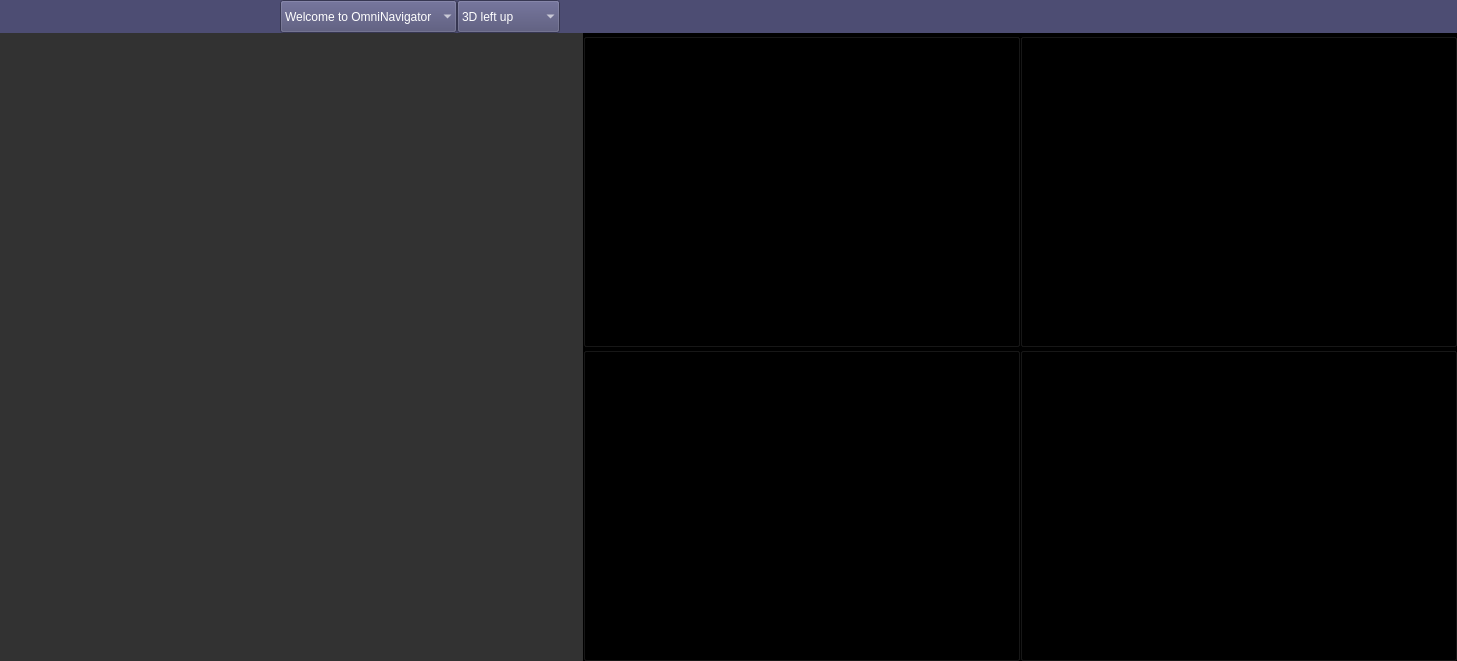
<?xml version="1.0" encoding="UTF-8"?>
<ui version="4.0">
 <class>BaseClass</class>
 <widget class="QMainWindow" name="BaseClass">
  <property name="geometry">
   <rect>
    <x>0</x>
    <y>0</y>
    <width>1457</width>
    <height>661</height>
   </rect>
  </property>
  <property name="sizePolicy">
   <sizepolicy hsizetype="Maximum" vsizetype="Maximum">
    <horstretch>0</horstretch>
    <verstretch>0</verstretch>
   </sizepolicy>
  </property>
  <property name="contextMenuPolicy">
   <enum>Qt::PreventContextMenu</enum>
  </property>
  <property name="windowTitle">
   <string>OmniNavigator</string>
  </property>
  <property name="styleSheet">
   <string notr="true">background-color: rgb(77,77,115);
font: 700 9pt &quot;Microsoft YaHei UI&quot;;
color: rgb(255, 255, 255);</string>
  </property>
  <widget class="QWidget" name="centralwidget">
   <property name="sizePolicy">
    <sizepolicy hsizetype="Expanding" vsizetype="Ignored">
     <horstretch>0</horstretch>
     <verstretch>0</verstretch>
    </sizepolicy>
   </property>
   <property name="contextMenuPolicy">
    <enum>Qt::DefaultContextMenu</enum>
   </property>
   <property name="locale">
    <locale language="English" country="UnitedStates"/>
   </property>
   <layout class="QHBoxLayout" name="horizontalLayout" stretch="0">
    <property name="spacing">
     <number>0</number>
    </property>
    <property name="sizeConstraint">
     <enum>QLayout::SetDefaultConstraint</enum>
    </property>
    <property name="leftMargin">
     <number>0</number>
    </property>
    <property name="topMargin">
     <number>0</number>
    </property>
    <property name="rightMargin">
     <number>0</number>
    </property>
    <property name="bottomMargin">
     <number>0</number>
    </property>
    <item>
     <widget class="QWidget" name="oper_vis_widget" native="true">
      <layout class="QVBoxLayout" name="whole_layout" stretch="5,95">
       <property name="spacing">
        <number>0</number>
       </property>
       <property name="leftMargin">
        <number>0</number>
       </property>
       <property name="topMargin">
        <number>0</number>
       </property>
       <property name="rightMargin">
        <number>0</number>
       </property>
       <property name="bottomMargin">
        <number>0</number>
       </property>
       <item>
        <widget class="QWidget" name="manu_widget" native="true">
         <layout class="QHBoxLayout" name="manubar" stretch="2,2,2,2,2,6,3,2,2,2,2,2,2,2,2,2,2,2,2,2,2,2,2">
          <property name="spacing">
           <number>0</number>
          </property>
          <property name="leftMargin">
           <number>0</number>
          </property>
          <property name="topMargin">
           <number>0</number>
          </property>
          <property name="rightMargin">
           <number>0</number>
          </property>
          <property name="bottomMargin">
           <number>0</number>
          </property>
          <item>
           <widget class="QPushButton" name="file_btn">
            <property name="sizePolicy">
             <sizepolicy hsizetype="Expanding" vsizetype="Expanding">
              <horstretch>0</horstretch>
              <verstretch>0</verstretch>
             </sizepolicy>
            </property>
            <property name="toolTip">
             <string>Import file</string>
            </property>
            <property name="styleSheet">
             <string notr="true">background-color: rgb(50, 50, 50);
image: url(:/Manubar/text.png);</string>
            </property>
            <property name="text">
             <string/>
            </property>
            <property name="default">
             <bool>false</bool>
            </property>
            <property name="flat">
             <bool>true</bool>
            </property>
           </widget>
          </item>
          <item>
           <widget class="QPushButton" name="folder_btn">
            <property name="sizePolicy">
             <sizepolicy hsizetype="Expanding" vsizetype="Expanding">
              <horstretch>0</horstretch>
              <verstretch>0</verstretch>
             </sizepolicy>
            </property>
            <property name="toolTip">
             <string>Import folder</string>
            </property>
            <property name="styleSheet">
             <string notr="true">background-color: rgb(50, 50, 50);
image: url(:/Manubar/folder.png);</string>
            </property>
            <property name="text">
             <string/>
            </property>
            <property name="flat">
             <bool>true</bool>
            </property>
           </widget>
          </item>
          <item>
           <widget class="QPushButton" name="save_btn">
            <property name="sizePolicy">
             <sizepolicy hsizetype="Expanding" vsizetype="Expanding">
              <horstretch>0</horstretch>
              <verstretch>0</verstretch>
             </sizepolicy>
            </property>
            <property name="toolTip">
             <string>Save all</string>
            </property>
            <property name="styleSheet">
             <string notr="true">background-color: rgb(50, 50, 50);
image: url(:/Manubar/save.png);</string>
            </property>
            <property name="text">
             <string/>
            </property>
            <property name="flat">
             <bool>true</bool>
            </property>
           </widget>
          </item>
          <item>
           <widget class="QPushButton" name="setting_btn">
            <property name="sizePolicy">
             <sizepolicy hsizetype="Expanding" vsizetype="Expanding">
              <horstretch>0</horstretch>
              <verstretch>0</verstretch>
             </sizepolicy>
            </property>
            <property name="styleSheet">
             <string notr="true">background-color: rgb(50, 50, 50);
image: url(:/Manubar/setting.png);</string>
            </property>
            <property name="text">
             <string/>
            </property>
            <property name="flat">
             <bool>true</bool>
            </property>
           </widget>
          </item>
          <item>
           <widget class="QPushButton" name="cross_line_btn">
            <property name="sizePolicy">
             <sizepolicy hsizetype="Expanding" vsizetype="Expanding">
              <horstretch>0</horstretch>
              <verstretch>0</verstretch>
             </sizepolicy>
            </property>
            <property name="styleSheet">
             <string notr="true">background-color: rgb(50, 50, 50);
image: url(:/Manubar/cross_line.png);</string>
            </property>
            <property name="text">
             <string/>
            </property>
            <property name="flat">
             <bool>true</bool>
            </property>
           </widget>
          </item>
          <item>
           <widget class="QComboBox" name="modules_cbb">
            <property name="sizePolicy">
             <sizepolicy hsizetype="Expanding" vsizetype="Expanding">
              <horstretch>0</horstretch>
              <verstretch>0</verstretch>
             </sizepolicy>
            </property>
            <property name="layoutDirection">
             <enum>Qt::LeftToRight</enum>
            </property>
            <property name="styleSheet">
             <string notr="true">background-color: rgb(77,77,115);</string>
            </property>
            <property name="frame">
             <bool>false</bool>
            </property>
            <item>
             <property name="text">
              <string>Welcome to OmniNavigator</string>
             </property>
            </item>
           </widget>
          </item>
          <item>
           <widget class="QComboBox" name="layout_cbb">
            <property name="sizePolicy">
             <sizepolicy hsizetype="Expanding" vsizetype="Expanding">
              <horstretch>0</horstretch>
              <verstretch>0</verstretch>
             </sizepolicy>
            </property>
            <property name="styleSheet">
             <string notr="true">background-color: rgb(77,77,115);</string>
            </property>
            <property name="currentText">
             <string>3D left up</string>
            </property>
            <property name="frame">
             <bool>false</bool>
            </property>
            <item>
             <property name="text">
              <string>3D left up</string>
             </property>
            </item>
            <item>
             <property name="text">
              <string>3D left down</string>
             </property>
            </item>
            <item>
             <property name="text">
              <string>3D right up</string>
             </property>
            </item>
            <item>
             <property name="text">
              <string>3D right down</string>
             </property>
            </item>
            <item>
             <property name="text">
              <string>3D up</string>
             </property>
            </item>
            <item>
             <property name="text">
              <string>3D bottom</string>
             </property>
            </item>
            <item>
             <property name="text">
              <string>3D left</string>
             </property>
            </item>
            <item>
             <property name="text">
              <string>3D right</string>
             </property>
            </item>
           </widget>
          </item>
          <item>
           <widget class="QLabel" name="regis_mark0">
            <property name="styleSheet">
             <string notr="true">background-color: rgb(77,77,115);</string>
            </property>
            <property name="text">
             <string/>
            </property>
           </widget>
          </item>
          <item>
           <widget class="QLabel" name="regis_mark1">
            <property name="sizePolicy">
             <sizepolicy hsizetype="Expanding" vsizetype="Expanding">
              <horstretch>0</horstretch>
              <verstretch>0</verstretch>
             </sizepolicy>
            </property>
            <property name="styleSheet">
             <string notr="true">background-color: rgb(77,77,115);</string>
            </property>
            <property name="text">
             <string/>
            </property>
           </widget>
          </item>
          <item>
           <widget class="QLabel" name="regis_mark2">
            <property name="styleSheet">
             <string notr="true">background-color: rgb(77,77,115);</string>
            </property>
            <property name="text">
             <string/>
            </property>
           </widget>
          </item>
          <item>
           <widget class="QLabel" name="regis_mark3">
            <property name="styleSheet">
             <string notr="true">background-color: rgb(77,77,115);</string>
            </property>
            <property name="text">
             <string/>
            </property>
           </widget>
          </item>
          <item>
           <widget class="QLabel" name="regis_mark4">
            <property name="styleSheet">
             <string notr="true">background-color: rgb(77,77,115);</string>
            </property>
            <property name="text">
             <string/>
            </property>
           </widget>
          </item>
          <item>
           <widget class="QLabel" name="regis_mark5">
            <property name="styleSheet">
             <string notr="true">background-color: rgb(77,77,115);</string>
            </property>
            <property name="text">
             <string/>
            </property>
           </widget>
          </item>
          <item>
           <widget class="QLabel" name="regis_mark6">
            <property name="styleSheet">
             <string notr="true">background-color: rgb(77,77,115);</string>
            </property>
            <property name="text">
             <string/>
            </property>
           </widget>
          </item>
          <item>
           <widget class="QLabel" name="regis_mark7">
            <property name="styleSheet">
             <string notr="true">background-color: rgb(77,77,115);</string>
            </property>
            <property name="text">
             <string/>
            </property>
           </widget>
          </item>
          <item>
           <widget class="QLabel" name="regis_mark8">
            <property name="styleSheet">
             <string notr="true">background-color: rgb(77,77,115);</string>
            </property>
            <property name="text">
             <string/>
            </property>
           </widget>
          </item>
          <item>
           <widget class="QLabel" name="regis_mark9">
            <property name="styleSheet">
             <string notr="true">background-color: rgb(77,77,115);</string>
            </property>
            <property name="text">
             <string/>
            </property>
           </widget>
          </item>
          <item>
           <widget class="QLabel" name="regis_mark10">
            <property name="styleSheet">
             <string notr="true">background-color: rgb(77,77,115);</string>
            </property>
            <property name="text">
             <string/>
            </property>
           </widget>
          </item>
          <item>
           <widget class="QLabel" name="regis_mark11">
            <property name="styleSheet">
             <string notr="true">background-color: rgb(77,77,115);</string>
            </property>
            <property name="text">
             <string/>
            </property>
           </widget>
          </item>
          <item>
           <widget class="QLabel" name="regis_mark12">
            <property name="styleSheet">
             <string notr="true">background-color: rgb(77,77,115);</string>
            </property>
            <property name="text">
             <string/>
            </property>
           </widget>
          </item>
          <item>
           <widget class="QLabel" name="regis_mark13">
            <property name="styleSheet">
             <string notr="true">background-color: rgb(77,77,115);</string>
            </property>
            <property name="text">
             <string/>
            </property>
           </widget>
          </item>
          <item>
           <widget class="QLabel" name="regis_mark14">
            <property name="styleSheet">
             <string notr="true">background-color: rgb(77,77,115);</string>
            </property>
            <property name="text">
             <string/>
            </property>
           </widget>
          </item>
          <item>
           <widget class="QLabel" name="visual_label">
            <property name="styleSheet">
             <string notr="true">background-color: rgb(77,77,115);</string>
            </property>
            <property name="text">
             <string/>
            </property>
           </widget>
          </item>
         </layout>
        </widget>
       </item>
       <item>
        <layout class="QHBoxLayout" name="main_h_layout" stretch="4,6">
         <property name="spacing">
          <number>0</number>
         </property>
         <property name="rightMargin">
          <number>0</number>
         </property>
         <item>
          <widget class="QWidget" name="module_widget" native="true">
           <property name="styleSheet">
            <string notr="true">background-color: rgb(50, 50, 50);</string>
           </property>
           <layout class="QVBoxLayout" name="module_layout">
            <property name="spacing">
             <number>0</number>
            </property>
            <property name="leftMargin">
             <number>0</number>
            </property>
            <property name="topMargin">
             <number>0</number>
            </property>
            <property name="rightMargin">
             <number>0</number>
            </property>
            <property name="bottomMargin">
             <number>0</number>
            </property>
           </layout>
          </widget>
         </item>
         <item>
          <widget class="QWidget" name="display_widget" native="true">
           <layout class="QGridLayout" name="display_layout">
            <property name="leftMargin">
             <number>0</number>
            </property>
            <property name="topMargin">
             <number>0</number>
            </property>
            <property name="rightMargin">
             <number>0</number>
            </property>
            <property name="bottomMargin">
             <number>0</number>
            </property>
            <property name="spacing">
             <number>0</number>
            </property>
            <item row="1" column="0">
             <widget class="QGroupBox" name="view_box2">
              <property name="styleSheet">
               <string notr="true">background-color: rgb(255, 255, 255);
background-color: rgb(0, 0, 0);</string>
              </property>
              <property name="title">
               <string/>
              </property>
             </widget>
            </item>
            <item row="0" column="0">
             <widget class="QGroupBox" name="view_box0">
              <property name="styleSheet">
               <string notr="true">background-color: rgb(0, 0, 0);</string>
              </property>
              <property name="title">
               <string/>
              </property>
             </widget>
            </item>
            <item row="1" column="1">
             <widget class="QGroupBox" name="view_box3">
              <property name="styleSheet">
               <string notr="true">background-color: rgb(255, 255, 255);
background-color: rgb(0, 0, 0);</string>
              </property>
              <property name="title">
               <string/>
              </property>
             </widget>
            </item>
            <item row="0" column="1">
             <widget class="QGroupBox" name="view_box1">
              <property name="styleSheet">
               <string notr="true">background-color: rgb(0, 0, 0);</string>
              </property>
              <property name="title">
               <string/>
              </property>
             </widget>
            </item>
           </layout>
          </widget>
         </item>
        </layout>
       </item>
      </layout>
     </widget>
    </item>
   </layout>
  </widget>
 </widget>
 <resources>
  <include location="resource/Base.qrc"/>
 </resources>
 <connections/>
</ui>
